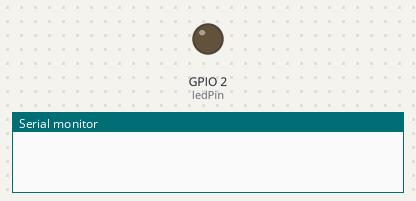
A sketch run on a simulated ESP8266 (NodeMCU). Parts: output pins drawn as LEDs (lit = HIGH), the last lines printed to the serial monitor. WiFi joins after 1.5 s; servers stay silent unless stated; uploads are accepted with an empty reply.

Above: at 0.1 s.
At 1.5 s:
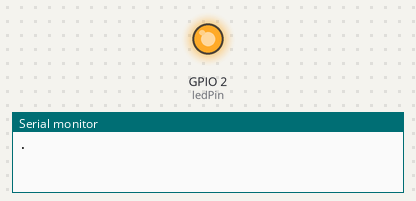
Timing chart, 0 to 3.1 s (numbered marks = the images above):
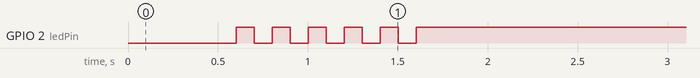

The sketch:

esp8266_webServer_swich.ino
```cpp
/*
 CODE FOR ESP8266 LoLin V3 modul SET FOR DRIVING SWICH WITH RF433

 NOTES:
 modul has bilt in LED on PIN 2
 */
/*
  See for details:
  https://github.com/sui77/rc-switch/

  NOTES:
  220V Swich from Lidl:
  Workzone
  Reciever: GT-FSI-07
  Transiever: GT-9000
  Frequency: 433

  Signal: 24Bit, Protocol: 5, PulseLength: 511us

  BUTTON # SENDS (24Bit) :
  #1 ON: 13817968, 13667504, 14368048, 13941056
  #1 OFF: 14327568, 14598288, 14242976, 13703968
  #2 ON: 13667508, 13817972, 14368052, 13941060
  #2 OFF: 14242980, 14598292, 14327572, 13703972
  #3 ON: 13941068, 14368060, 13667516, 13817980
  #3 OFF: 14598300, 14327580, 13703980, 14242988
  #4 ON: 13703970, 14327570, 14598290, 14242978
  #4 OFF: 13667506, 14368050, 13941058, 13817970
  #1-4 ON: 13703978, 14327578, 14598298, 14242986
  #1-4 OFF: 13667514, 14368058, 13941066, 13817978
*/

#include <ESP8266WiFi.h>
#include <ESP8266HTTPClient.h>
#include <ESP8266WebServer.h>

#include <RCSwitch.h>

RCSwitch mySwitch = RCSwitch();

//-----!!!USER SETTINGS!!!--------
//set modul id
String moduleId = "5";
String deviceName = "ESP_SWICH1";

//set WIFI variables
const char* ssid = "Doma 3";
const char* password = "a1250283";
//------------END--------------

// Define a web server at port 80 for HTTP
ESP8266WebServer server(80);

const int ledPin =  2;

void setup()
{
  //set serial conn and led pin
  Serial.begin(115200);
  pinMode(ledPin, OUTPUT);

  //---RF CONFIG---
  // Transmitter is connected to ESP8266 Pin D1
  mySwitch.enableTransmit(5);

  // Optional set protocol (default is 1, will work for most outlets)
  mySwitch.setProtocol(5);

  // Optional set pulse length.
   mySwitch.setPulseLength(511);

  // Optional set number of transmission repetitions.
   mySwitch.setRepeatTransmit(5);


  //connect to WIFI
  WiFi.hostname(deviceName);
  WiFi.begin(ssid, password);

  //wait a little to WIFI begin
  delay(500);

  //wait untill WIFI is not connected
  while (WiFi.status() != WL_CONNECTED)
  {
    ledBlink(3, 100, 100);
    Serial.print(".");
  }

  Serial.println("success!");
  Serial.print("IP Address is: ");
  Serial.println(WiFi.localIP());

  //blink for successful wifi conection
  //ledBlink(3, 500, 200);

  //check connection on raspberry pi
  String httpReq = "http://192.168.0.102:8000/checkConn/?test=%2799.9%27";

  //send http request
  String response = sendHttpReq(httpReq);

  delay(100);

  if(response.indexOf("OK") > -1)
  {
     //blink for successful respberry pi conection
    //ledBlink(3, 500, 200);
  }

  Serial.print("Test Server response: ");
  Serial.println(response);

  server.on ( "/", handleRoot );
  server.on ( "/swi=1", handleRoot);
  server.on ( "/swi=0", handleRoot);
  server.on ( "/inline", []() {
    server.send ( 200, "text/plain", "this works as well" );
  } );
  server.onNotFound ( handleNotFound );

  server.begin();
  Serial.println("HTTP server started");
}

void loop() {
server.handleClient();
}

//----------------FUNCTIONS-------------------

String sendHttpReq(String httpReq)
{
    String payload = "";

    HTTPClient http;  //Declare an object of class HTTPClient

    http.begin(httpReq);  //Specify request destination
    int httpCode = http.GET();  //Send the request

    if (httpCode > 0) //Check the returning code
    {
      payload = http.getString();   //Get the request response payload
    }

    http.end();   //Close connection

    return payload;
}

void handleRoot() {
  digitalWrite (ledPin, LOW); //turn the built in LED on pin DO of NodeMCU on

  int cont = server.arg("swi").toInt();

  if(cont == 1)
  {
    cont = 0;
  }
  else if(cont == 0)
  {
    cont = 1;
  }
  else
  {
    cont = 0;
  }

  digitalWrite (ledPin, cont);
  bool ledState = digitalRead(ledPin);

 /* Dynamically generate the LED toggle link, based on its current state (on or off)*/
  char ledText[80];
  Serial.println(cont);
  if (cont==1) {
    strcpy(ledText, "SWICH is OFF. <a href=\"/?swi=1\">Turn it ON!</a>");
    mySwitch.send(14242976, 24);
  }

  else {
    strcpy(ledText, "SWICH is ON. <a href=\"/?swi=0\">Turn it OFF!</a>");
    mySwitch.send(14368048, 24);
  }

  ledState = digitalRead(ledPin);

  char html[1000];

// Build an HTML page to display on the web-server root address
  snprintf ( html, 1000,
    "<html>\
      <head>\
        <meta http-equiv='refresh' content='10'/>\
        <title>ESP8266 WiFi Network</title>\
        <style>\
          body { background-color: #cccccc; font-family: Arial, Helvetica, Sans-Serif; font-size: 1.5em; Color: #000000; }\
          h1 { Color: #AA0000; }\
        </style>\
      </head>\
      <body>\
        <h1>ESP8266 Wi-Fi Web Server Swich</h1>\
        <p>%s<p>\
      </body>\
    </html>",

    ledText
  );
  server.send ( 200, "text/html", html );
  digitalWrite ( LED_BUILTIN, 1 );
}

void handleNotFound() {
  digitalWrite ( LED_BUILTIN, 0 );
  String message = "File Not Found\n\n";
  message += "URI: ";
  message += server.uri();
  message += "\nMethod: ";
  message += ( server.method() == HTTP_GET ) ? "GET" : "POST";
  message += "\nArguments: ";
  message += server.args();
  message += "\n";

  for ( uint8_t i = 0; i < server.args(); i++ ) {
    message += " " + server.argName ( i ) + ": " + server.arg ( i ) + "\n";
  }

  server.send ( 404, "text/plain", message );
  digitalWrite ( LED_BUILTIN, 1 ); //turn the built in LED on pin DO of NodeMCU off
}

void ledBlink (int numOfBlinks, int lightOn, int lightOff)
{
  for(int i = 0;i<numOfBlinks;i++)
  {
    digitalWrite(ledPin, LOW);
    delay(lightOn);
    digitalWrite(ledPin, HIGH);
    delay(lightOff);
  }
}
```
